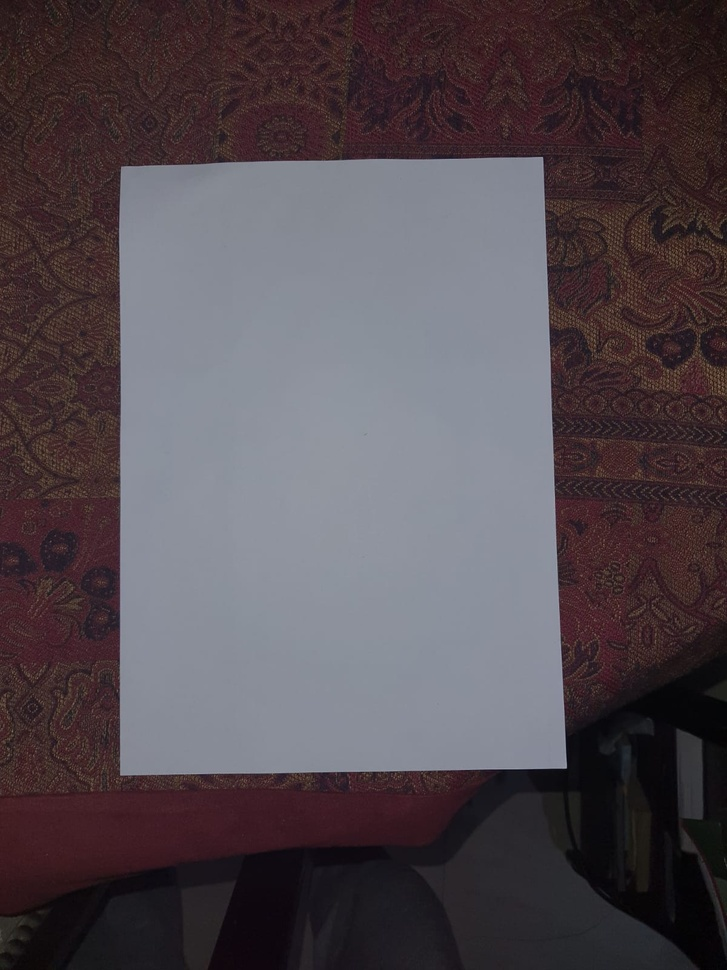
#> input picture Playground/Perspective Correction/paper.jpeg, 727 x 970 px, shrunk from 1200 x 1600 before the run
$ jupyter execute nb.ipynb   (shell and % lines are left out)
#> lines starting #> are read from the running program, lines starting #| are printed output that depends on the picture; after the words box and inside, x2 and y2 are one past the last pixel; in counts of white or black regions, pixels touching at a corner belong together
[cell 1]
import numpy as np
import skimage.io as io
import matplotlib.pyplot as plt

from skimage.color import rgb2gray
from skimage.feature import canny

import cv2
from imutils.perspective import four_point_transform
from imutils import contours
import imutils

[cell 2]
im = io.imread('paper.jpeg')
#> im is the input picture: shape (970, 727, 3); mean R, G, B 83.1, 74.3, 80.1
plt.figure()
plt.imshow(im)

gray = rgb2gray(im)
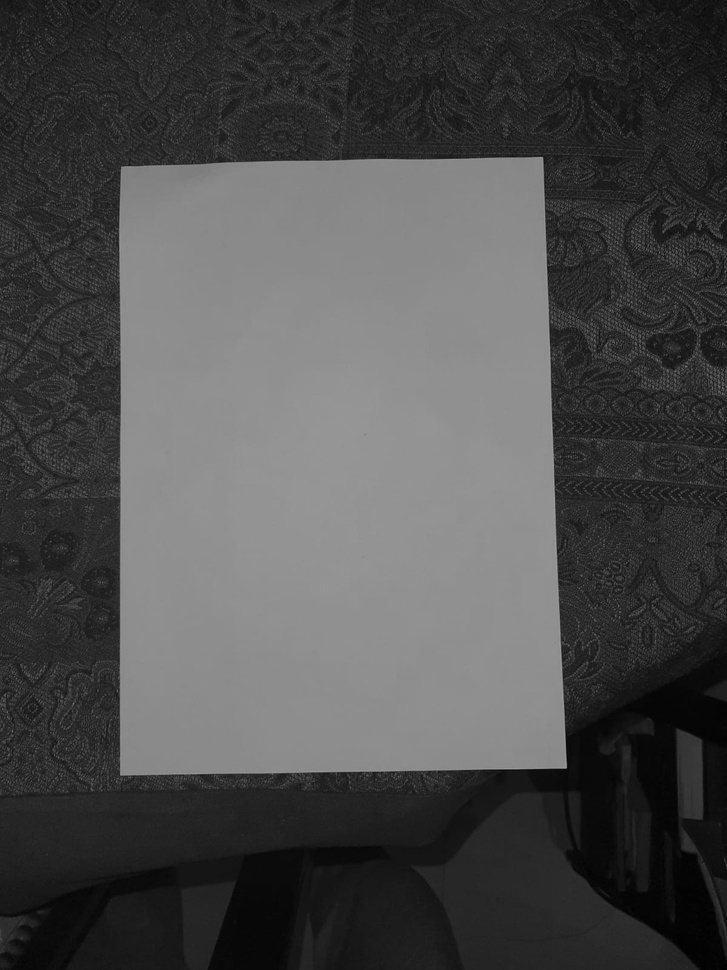
#> gray: shape (970, 727) float64; min 0.00113, max 0.631, mean 0.3
plt.figure()
plt.imshow(gray)

#edge_canny = canny(gray,sigma=4)
#plt.figure()
#plt.imshow(edge_canny)


blurred = cv2.GaussianBlur(im, (0, 0), 8)
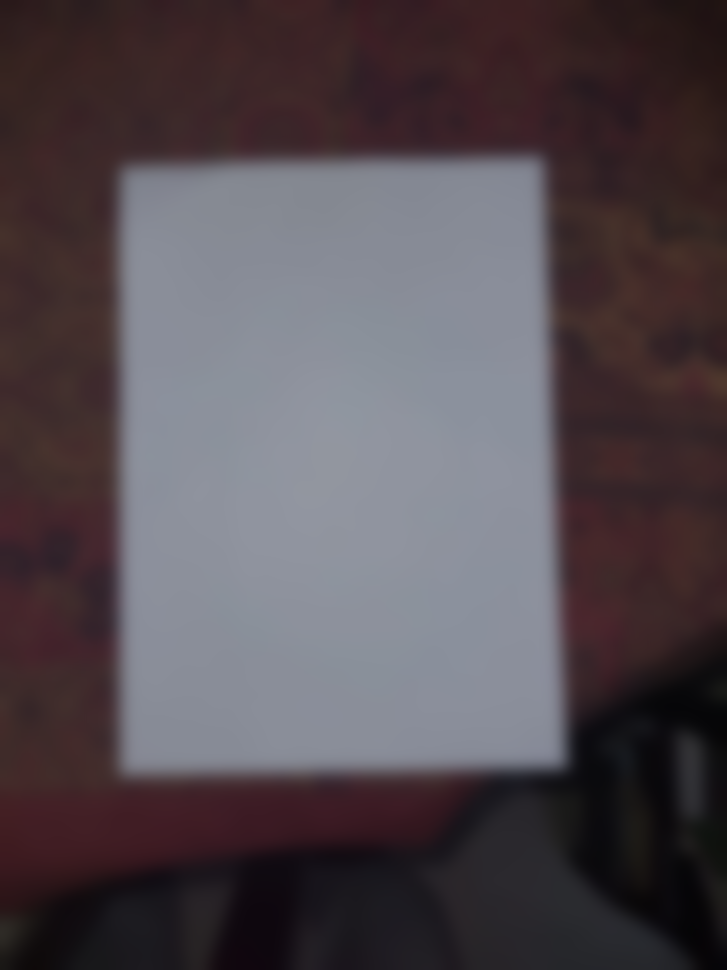
#> blurred: shape (970, 727, 3); mean R, G, B 83.1, 74.3, 80.1
blurred = np.uint8(blurred)
plt.figure()
plt.imshow(blurred)
canny_edge = cv2.Canny(blurred, 15, 25)
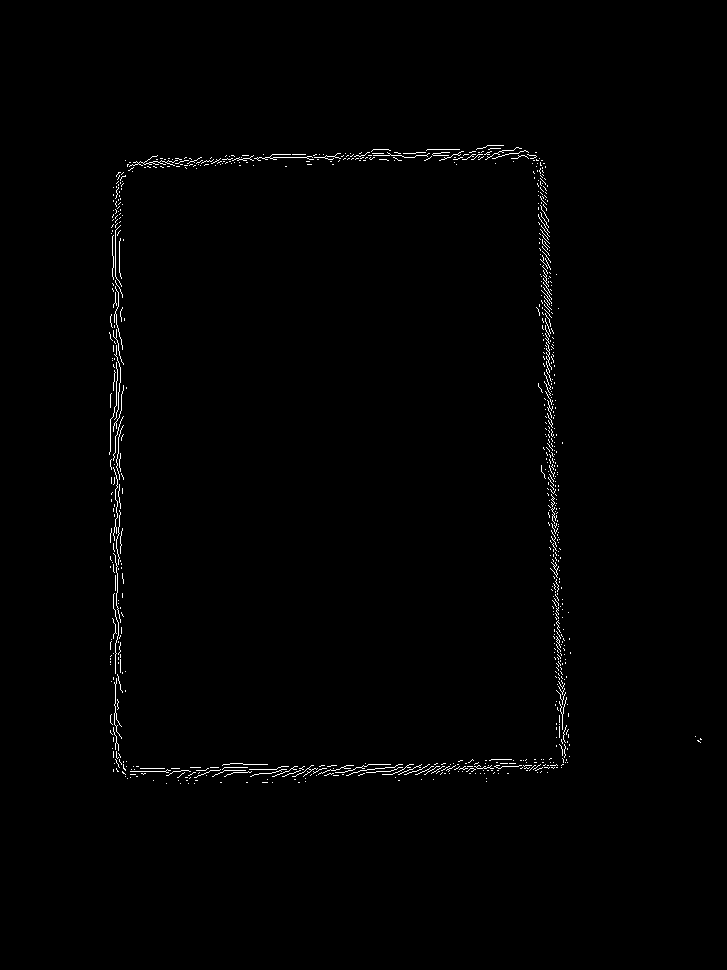
#> canny_edge: shape (970, 727); 0.79% white in thin lines or dots, all inside (x1, y1, x2, y2) = (109, 145, 702, 784)

plt.figure()
plt.imshow(canny_edge)

cnts = cv2.findContours(canny_edge.copy(), cv2.RETR_EXTERNAL,
    cv2.CHAIN_APPROX_SIMPLE)
#> cnts = 761 contours, all with area under 20
cnts = imutils.grab_contours(cnts)
docCnt = None

# ensure that at least one contour was found
if len(cnts) > 0:
    # sort the contours according to their size in
    # descending order
    cnts = sorted(cnts, key=cv2.contourArea, reverse=True)
    # loop over the sorted contours
    for c in cnts:
        # approximate the contour
        peri = cv2.arcLength(c, True)
        approx = cv2.approxPolyDP(c, 0.02 * peri, True)
        # if our approximated contour has four points,
        # then we can assume we have found the paper
        if len(approx) == 4:
            docCnt = approx
            break
#> this loop made 6 passes
#> (peri, docCnt) on pass 6: (206.1, [[254, 158], [313, 159], [269, 157], [290, 154]])
#> peri on passes 1 to 5: 27.8, 37.11, 13.66, 76.57, 62.77
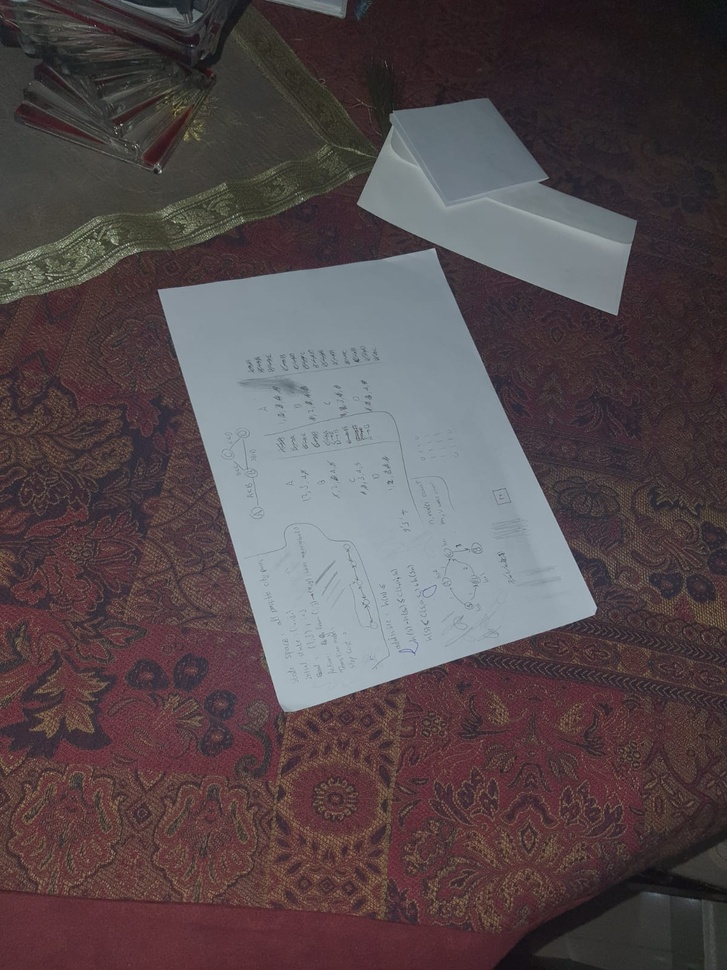
#> input picture Playground/Perspective Correction/pp1.jpeg, 727 x 970 px, shrunk from 1200 x 1600 before the run
#> further down, pap is the input picture: shape (970, 727, 3); mean R, G, B 85.4, 74.4, 77.3

[cell 3]
def perspective_correction(image):

    # load the image, convert it to grayscale, blur it
    # slightly, then find edges
    gray = rgb2gray(image)*256
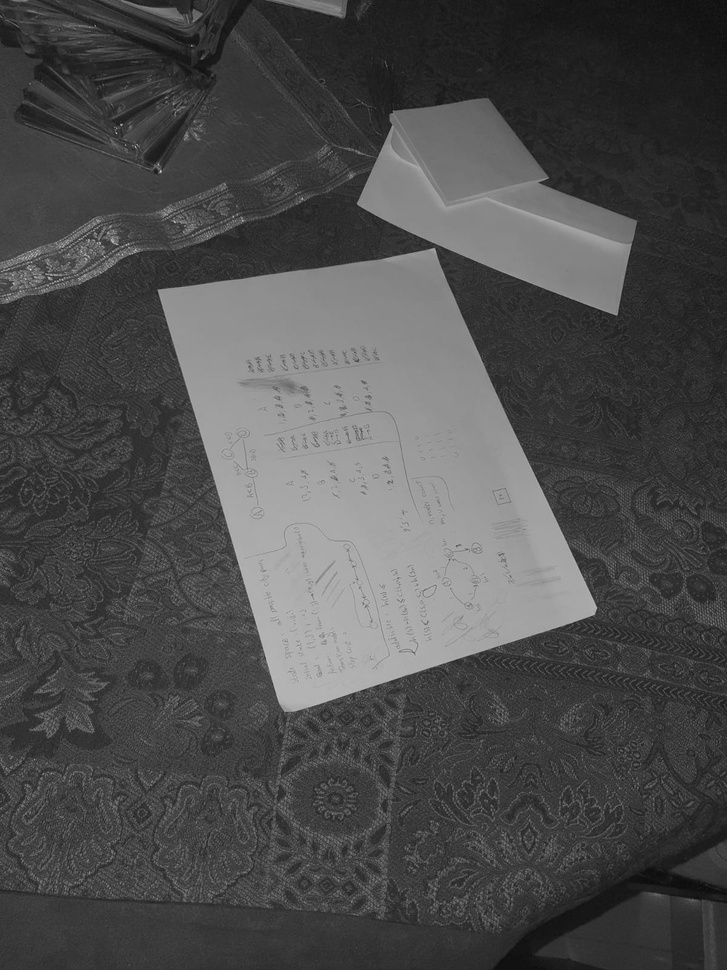
#> gray: shape (970, 727) float64; min 11.11, max 241, mean 77.3
    gray = np.uint8(gray)

    #blurred = cv2.GaussianBlur(gray, (5, 5), 0)
    #edged = cv2.Canny(blurred, 75, 200)

    edged = np.uint8(canny(gray,sigma=4))
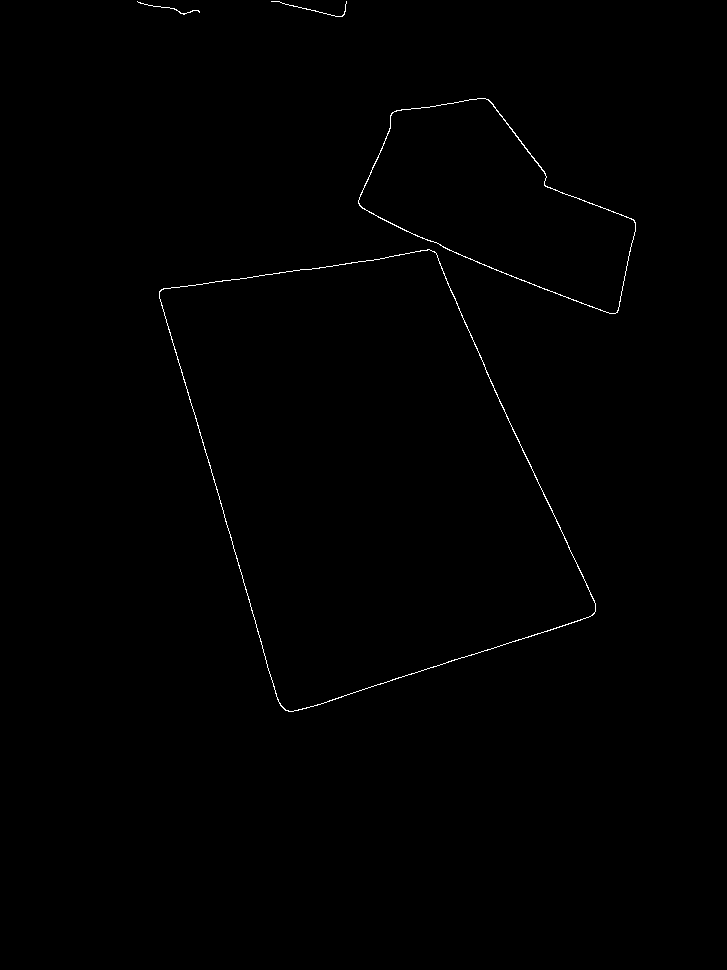
#> edged: shape (970, 727); values 0 (black) and 1 (white), 0.37% white in thin lines or dots, all inside (x1, y1, x2, y2) = (137, 1, 636, 712)


    # find contours in the edge map, then initialize
    # the contour that corresponds to the document
    cnts = cv2.findContours(edged.copy(), cv2.RETR_EXTERNAL,
        cv2.CHAIN_APPROX_SIMPLE)
#> cnts = 4 contours, 2 with area under 20; largest, box (x1, y1, x2, y2) and area: (159, 249, 596, 712) 126668, (358, 98, 636, 314) 31831
    cnts = imutils.grab_contours(cnts)
    docCnt = None
    # ensure that at least one contour was found
    if len(cnts) > 0:
        # sort the contours according to their size in
        # descending order
        cnts = sorted(cnts, key=cv2.contourArea, reverse=True)
        # loop over the sorted contours
        for c in cnts:
            # approximate the contour
            peri = cv2.arcLength(c, True)
            approx = cv2.approxPolyDP(c, 0.02 * peri, True)
            # if our approximated contour has four points,
            # then we can assume we have found the paper
            if len(approx) == 4:
                docCnt = approx
                break
#> this loop made 1 pass
#> (peri, docCnt) on pass 1: (1543.5, [[429, 249], [159, 291], [288, 711], [595, 611]])

    paper = four_point_transform(image, docCnt.reshape(4, 2))
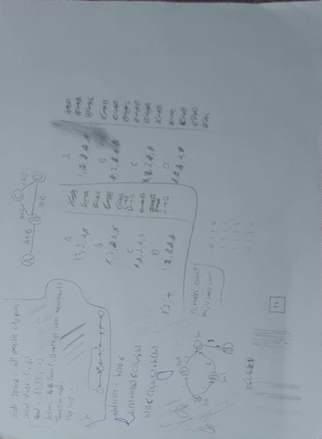
#> paper: shape (439, 322, 3); mean R, G, B 142.4, 155.2, 163.7
    return paper

[cell 4]
pap = io.imread('pp1.jpeg')

plt.figure(figsize=(25, 25))
plt.imshow(pap)

pap = perspective_correction(pap)
plt.figure(figsize=(15, 15))
plt.imshow(pap);
